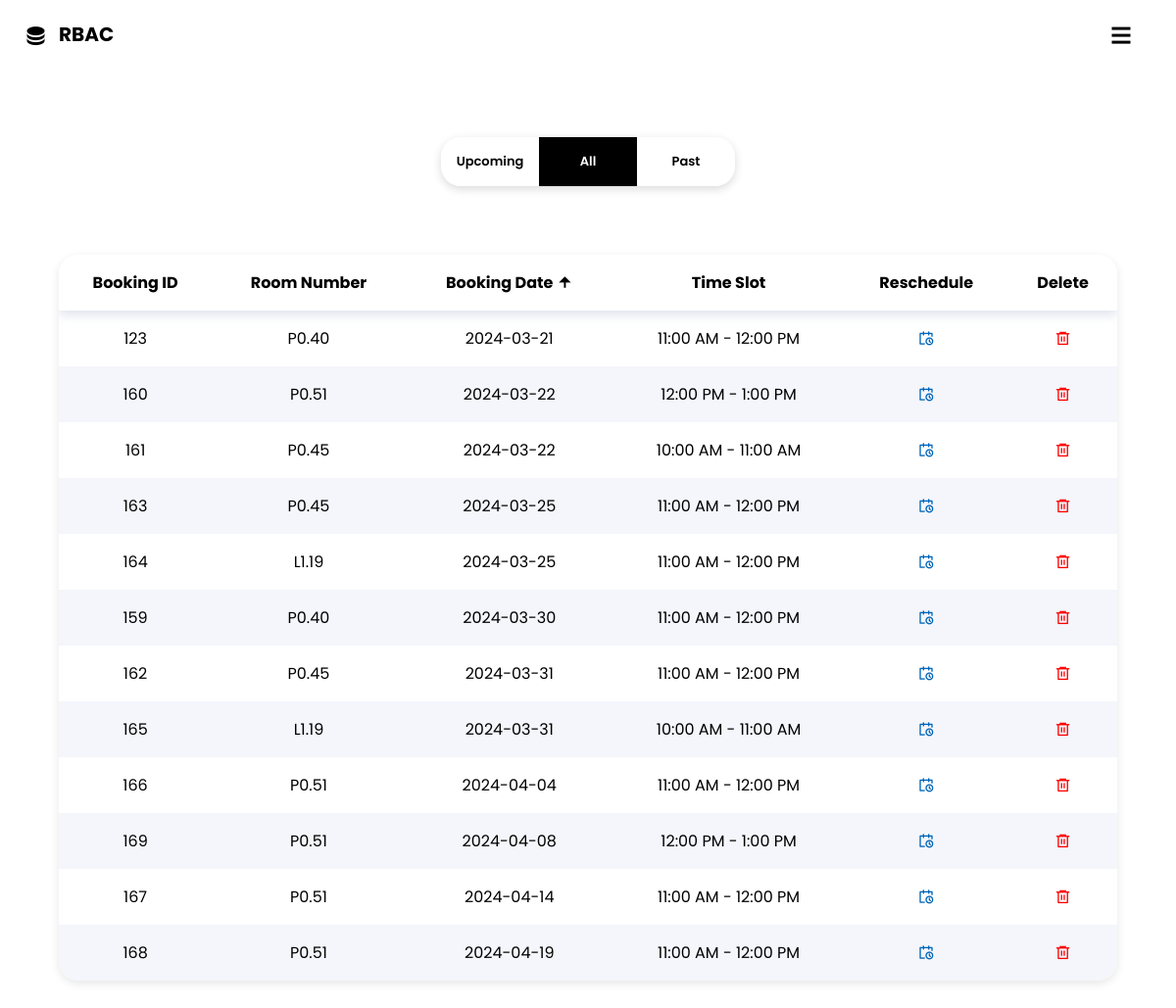
The page /mybookings (signed in) on the database its author committed.
### app.py (models this page shows)
class book(db.Model):
    bookingID = db.Column(db.Integer, unique=True, primary_key=True)
    userID = db.Column(db.Integer, db.ForeignKey('users.id'))
    roomID = db.Column(db.String, db.ForeignKey('rooms.number'))
    datebooked = db.Column(db.String)
    timeSlot = db.Column(db.String)

### app.py (the view, shortened to what this page needs)
@app.route('/mybookings')
@login_required
def mybookings():
    selectedcat = request.args.get('categories')
    datesort = request.args.get('datesort')
    bookings = book.query.filter_by(userID=current_user.id)
    pastBookings = []
    upcomingBookings = []
    if selectedcat is None:
        selectedcat = ''
    if selectedcat == '':
        if datesort == 'desc':
            bookings = bookings.order_by(book.datebooked.desc())
        else:
            bookings = bookings.order_by(book.datebooked)
    return render_template('mybookings.html',bookings=bookings,selectedcat=selectedcat,datesort=datesort)

### app.py (called while the page is built)
@login_manager.user_loader
def load_user(user_id):
    return users.query.get(int(user_id))

### templates/mybookings.html (shortened to what this page needs)
<!DOCTYPE html>
<html>
<head>
    <link rel="stylesheet" type="text/css" href="{{ url_for('static', filename='style.css') }}">
    <link href="https://cdn.jsdelivr.net/npm/remixicon@4.1.0/fonts/remixicon.css" rel="stylesheet" />
    <link rel="stylesheet" href="https://cdn.jsdelivr.net/npm/swiper@11/swiper-bundle.min.css" />
</head>
<body>
    <div class="navcontainer">
        <nav>
            <div class="nav-logo" onclick="homeRedir()">
                <i class="ri-database-2-fill"></i>
                <h2 id="rbac">RBAC</h2>
            </div>
            <div class="nav-toggle" id="nav-toggle" onclick="showNav()">
                <i class="ri-menu-line"></i>
            </div>
        </nav>
    </div>
    <div class="home">
        <form class="bookingcategories" method="GET" action="/mybookings">
            <label for="upcoming">
                Upcoming
            </label>
            <label for="all">
                All
            </label>
            <label for="past">
                Past
            </label>
        </form>
    </div>
    <div class="userbookings">
        <div class="tablecontainter">
            <table>
                <thead>
                    <tr>
                        <th>Booking ID</th>
                        <th>Room Number</th>
                        <th id="desksort">
                            <a href="{{ url_for('mybookings',datesort='desc' if datesort != 'desc' else 'asc', categories=selectedcat) }}">
                                Booking Date
                                {% if datesort == 'desc' %}
                                <i class="ri-arrow-down-fill"></i>
                                {% else %}
                                <i class="ri-arrow-up-fill"></i>
                                {% endif %}
                            </a>
                        </th>
                        <th>Time Slot</th>
                        <th>Reschedule</th>
                        <th>Delete</th>
                    </tr>
                </thead>
                {% for booking in bookings %}
                <tr>
                    <td>{{ booking.bookingID }}</td>
                    <td>{{ booking.roomID }}</td>
                    <td>{{ booking.datebooked }}</td>
                    <td>{{ booking.timeSlot }}</td>
                    <td id="rebooking">
                        <a href="{{ url_for('reschedule', roomID=booking.roomID, bookingID=booking.bookingID) }}" onclick="return confirm('Are you sure you want to reschedule {{booking.bookingID}}? This will delete the currently booked timeslot ')">
                            <i class="ri-calendar-schedule-line"></i>
                        </a>
                    </td>
                    <td id="deletebooking">
                        <a href="{{ url_for('delete', bookingID=booking.bookingID) }}" onclick="return confirm('Are you sure you want to delete booking {{booking.bookingID}}? ')">
                            <i class="ri-delete-bin-6-line"></i>
                        </a>
                    </td>
                </tr>
                {% endfor %}
            </table>
        </div>
    </div>
</body>
</html>

### static/style.css (style rules this page uses)
* { margin: 0; padding: 0; box-sizing: border-box; scroll-behavior: smooth; }
:root { --largest-font: 112px; --larger-font: 70px; --large-font: 34px; --text-large-font: 20px; --text-font: 16px; --text-color: #000; --hover-color: #fff; --dark-color: #000; --bg-color: #ffff; --nav-hover-color: #0065b9; --secondary-color: #0065b9; --search-bar-color: #ffff; }
body { font-family: Arial, sans-serif; background-color: var(--bg-color); }
.navcontainer { width: 100%; min-height: 10vh; display: flex; flex-direction: column; overflow: hidden; position: relative; }
.navcontainer nav { justify-content: center; padding-right: 0; position: fixed; z-index: 100; width: 100%; height: 80px; transition: all 0.5s; }
.nav-logo { position: absolute; left: 0px; top: 0; justify-content: center; align-items: center; text-align: center; display: flex; flex-direction: row; }
.nav-logo i { font-size: 1.5em; margin: 1em; color: var(--dark-color); }
.nav-logo h2 { font-family: "Poppins"; font-size: 20px; padding: 0px; margin: 20px; top: 0; cursor: pointer; left: 40px; color: var(--dark-color); position: absolute; }
.nav-toggle { display: inline-flex; visibility: visible; cursor: pointer; position: absolute; top: 0; right: 20px; margin: 1em; font-size: 1.5em; font-weight: 600; transition: all 0.5s; }
.home { width: 100%; display: flex; flex-direction: row; align-items: center; }
.rooms .dashbox, th, td { padding: 1rem; }
.rooms table, th, td { padding: 1rem; }
#desksort a { text-decoration: none; color: #000; }
.bookingcategories { display: flex; max-width: 300px; width: 100%; position: relative; user-select: none; -webkit-tap-highlight-color: rgba(0, 0, 0, 0); position: relative; margin-top: 60px; margin-left: auto; margin-right: auto; font-size: 13px; font-weight: 600; font-family: "Poppins"; box-shadow: 0 3px 10px rgb(0 0 0 / 0.15); border-radius: 20px; }
.bookingcategories>input:checked+label { color: #fff; }
.bookingcategories>input:nth-of-type(2):checked~label:last-of-type:before { transform: translateX(calc(100% + 0px)); background-color: #000; }
.bookingcategories label { flex: 1; text-align: center; white-space: nowrap; overflow: hidden; text-overflow: ellipsis; cursor: pointer; }
.bookingcategories label:last-of-type:before { content: ""; display: block; max-width: calc(33.3333333333% - 0px); margin: 0px; position: absolute; top: 0; right: 0; bottom: 0; left: 0; z-index: -1; transform: translateX(0); }
.bookingcategories label { padding: 15px 3px; transition: color 250ms cubic-bezier(0, 0.95, 0.38, 0.98); }
.bookingcategories label:before { background: var(--secondary-color); transition: all 250ms cubic-bezier(0, 0.95, 0.38, 0.98); }
.userbookings { position: relative; padding-bottom: 50px; font-family: "Poppins"; }
.userbookings table { text-align: center; margin: auto; width: 90%; margin-top: 70px; border-radius: 20px; border-collapse: collapse; overflow: hidden; box-shadow: 0 3px 10px rgb(0 0 0 / 0.1); }
.userbookings table, th, td { padding: 1rem; }
.userbookings table thead { box-shadow: 0 5px 10px #e1e5ee; }
.userbookings table th { background-color: #fff; top: 0; left: 0; }
.userbookings table tr:nth-child(even) { background-color: #f4f6fb; }
.ri-delete-bin-6-line { color: red; transition: all 0.5s; }
.ri-calendar-schedule-line { color: var(--secondary-color); transition: all 0.5s; }
#deletebooking a { text-decoration: none; }
#rebooking a { text-decoration: none; }

### rows shown on the page
book: bookingID "123", roomID "P0.40", datebooked "2024-03-21", timeSlot "11:00 AM - 12:00 PM"
book: bookingID "160", roomID "P0.51", datebooked "2024-03-22", timeSlot "12:00 PM - 1:00 PM"
book: bookingID "161", roomID "P0.45", datebooked "2024-03-22", timeSlot "10:00 AM - 11:00 AM"
book: bookingID "163", roomID "P0.45", datebooked "2024-03-25", timeSlot "11:00 AM - 12:00 PM"
book: bookingID "164", roomID "L1.19", datebooked "2024-03-25", timeSlot "11:00 AM - 12:00 PM"
book: bookingID "159", roomID "P0.40", datebooked "2024-03-30", timeSlot "11:00 AM - 12:00 PM"
book: bookingID "162", roomID "P0.45", datebooked "2024-03-31", timeSlot "11:00 AM - 12:00 PM"
book: bookingID "165", roomID "L1.19", datebooked "2024-03-31", timeSlot "10:00 AM - 11:00 AM"
book: bookingID "166", roomID "P0.51", datebooked "2024-04-04", timeSlot "11:00 AM - 12:00 PM"
book: bookingID "169", roomID "P0.51", datebooked "2024-04-08", timeSlot "12:00 PM - 1:00 PM"
book: bookingID "167", roomID "P0.51", datebooked "2024-04-14", timeSlot "11:00 AM - 12:00 PM"
book: bookingID "168", roomID "P0.51", datebooked "2024-04-19", timeSlot "11:00 AM - 12:00 PM"
